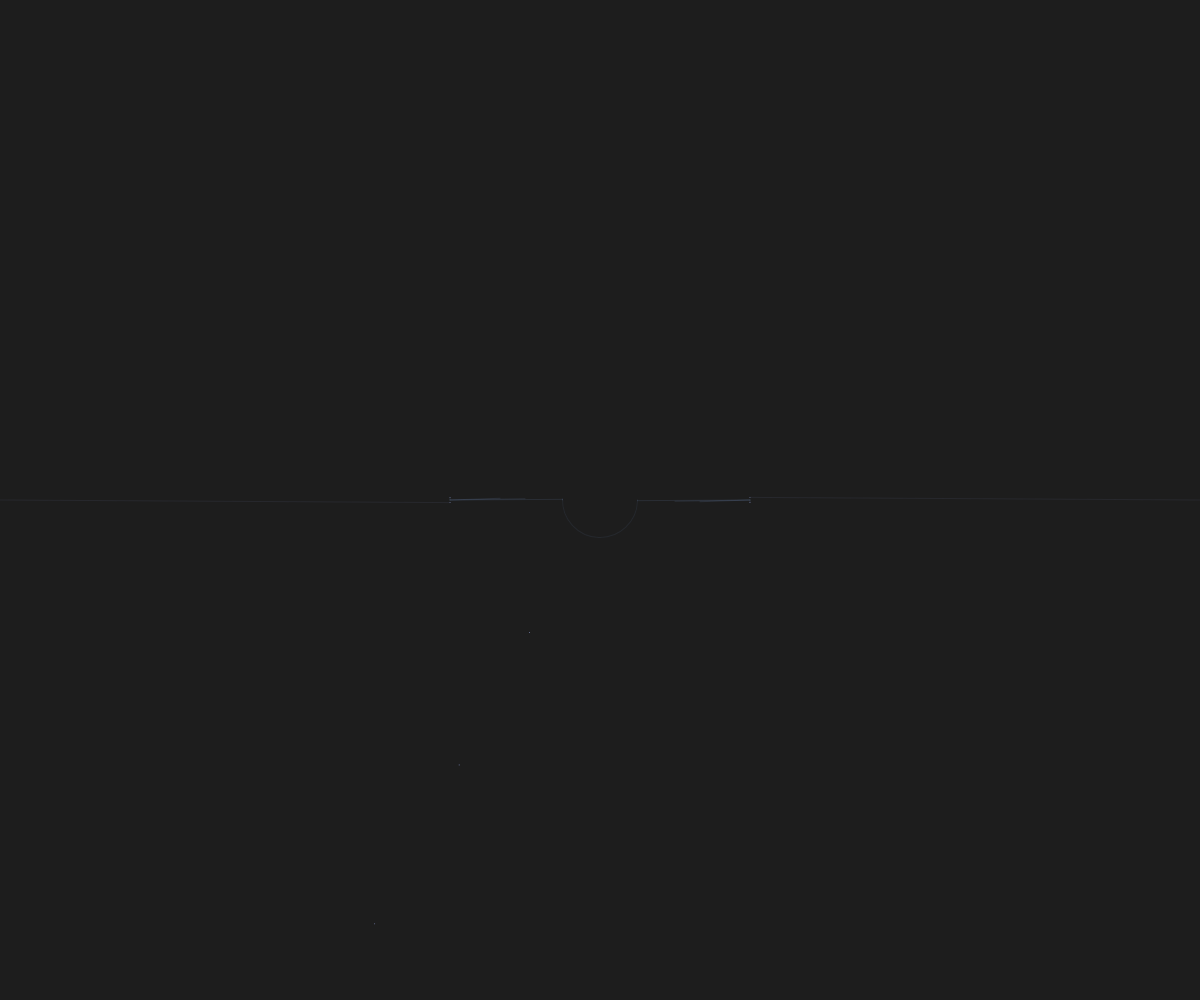
Frame 1 (no input)
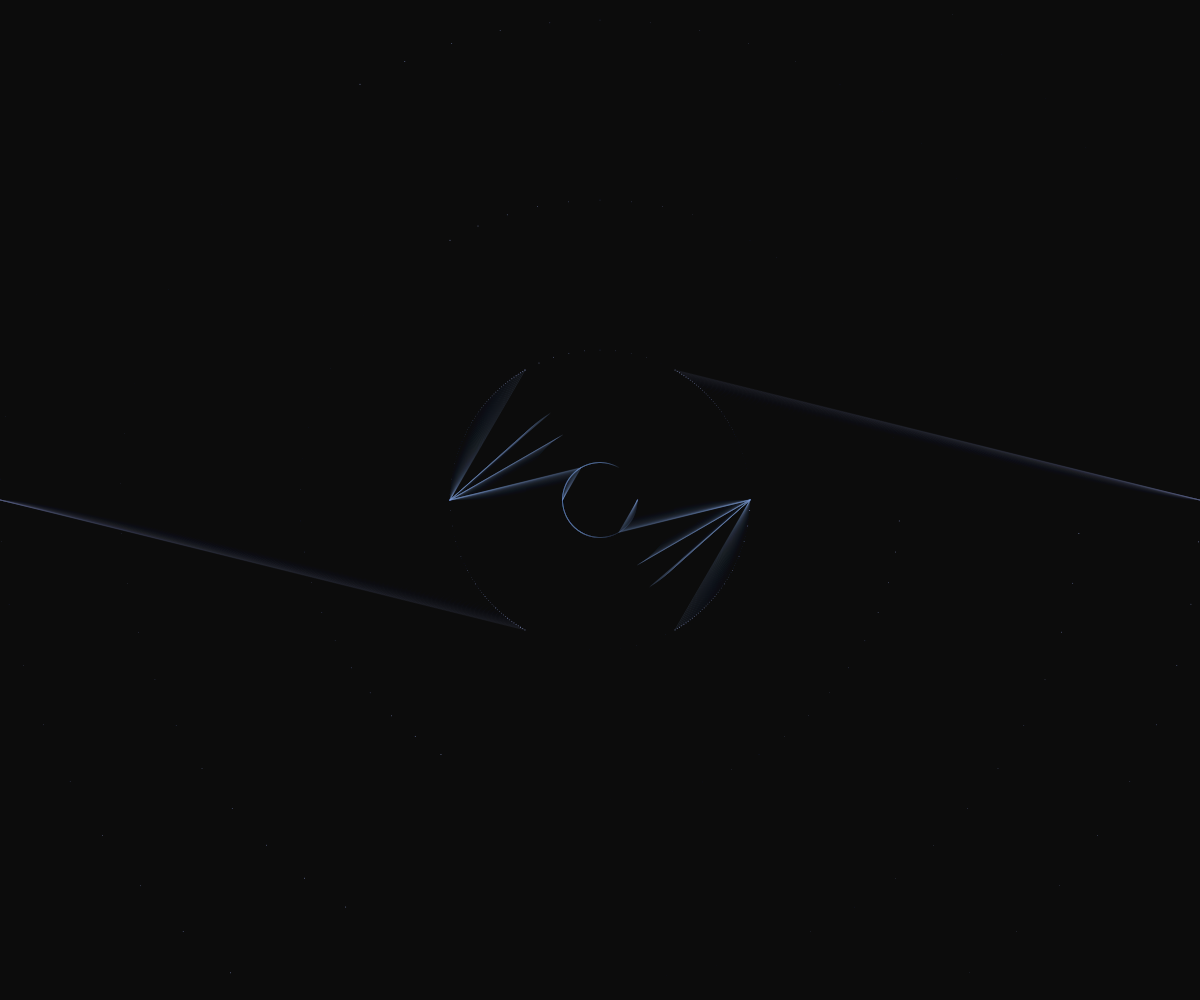
Frame 60 (no input)
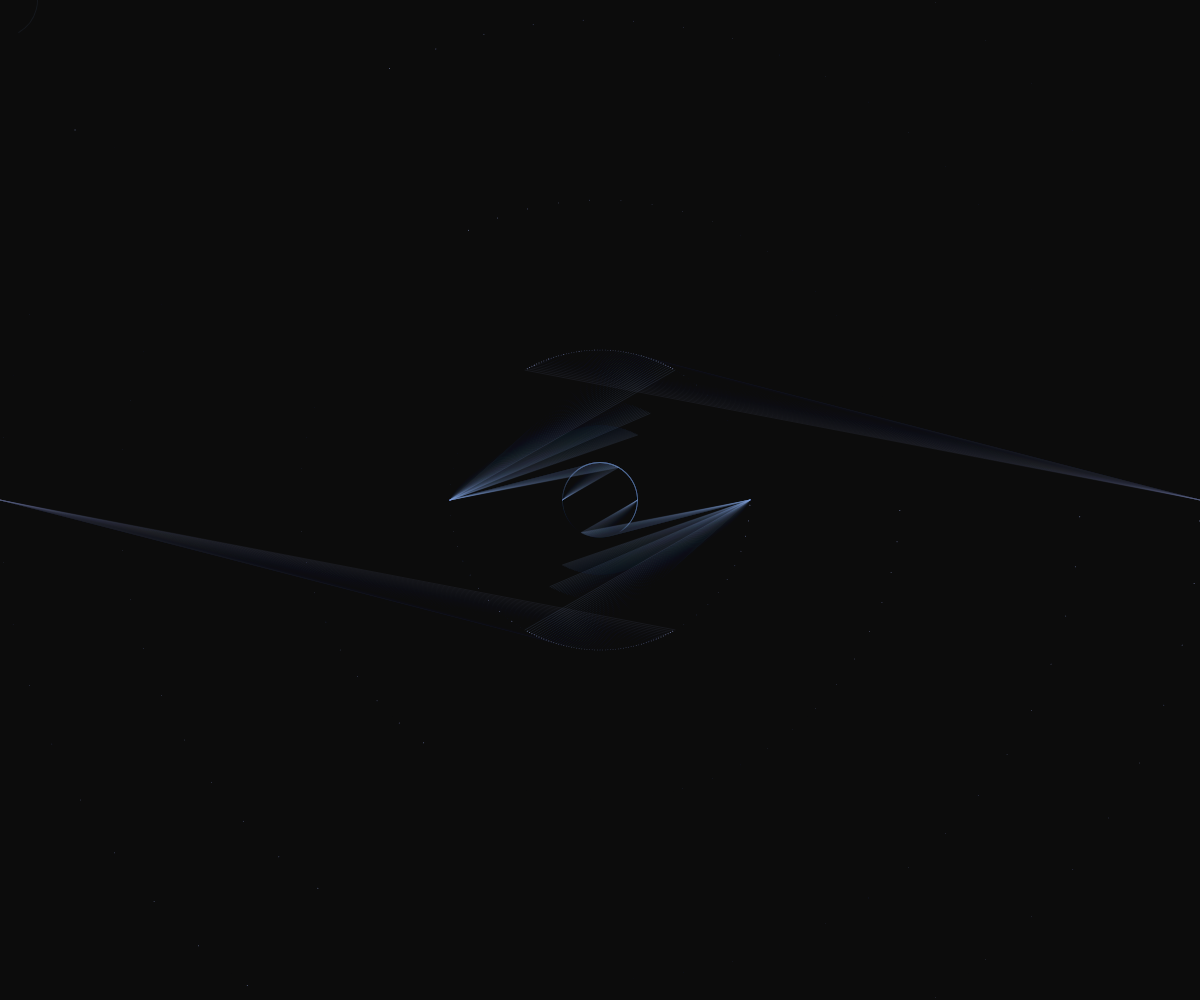
Frame 120 (the mouse pressed at the canvas centre since frame 60)

The p5.js sketch that drew these frames (run headless with seeded random() and noise() and a simulated clock; from frame 60 on, the mouse is pressed at the canvas centre):

// p5.js sketch
// ── sketch.js
function setup() {

createCanvas(windowWidth, windowHeight);
frameRate(30); //smoother animation
angleMode(DEGREES);
background(30);
}


function draw() {
background( 0 , 0 , 0 , 10 );

push()
translate(width/2,height/2); //positioning to the center of the canvas
stroke(134, 168, 231, 30);

//smaller rays --- actual assignment
line ( width / 32 , 0 , ( cos (frameCount * 1 ) * width / 32 ) , ( sin (frameCount * 1 ) * width / 32 ));
line ( width /-32 , 0 , ( cos (frameCount * 1 ) * width /-32 ) , ( sin (frameCount * 1 ) * width /-32 ));


//RAYS
  line (width /  8, 0 , (  cos (frameCount) * width / 8 ) , (  sin (frameCount) * width / 8 ));   //  counterclockwise
  line (width / -8, 0 , ( -cos (frameCount) * width / 8 ) , ( -sin (frameCount) * width / 8 ));  //  clockwise

  line (width / 8 , 0 , ( cos (frameCount) * width / 12 ) , ( sin  (frameCount) * width / 12 ))  //  counterclockwise
  line (width /-8 , 0 , (-cos (frameCount) * width / 12 ) , ( -sin (frameCount) * width / 12 )); //  clockwise


  line (width /-8 , 0 , (-cos (frameCount) * width / 16 ) , ( -sin (frameCount) * width / 16 )); //  counterclockwise
  line (width / 8 , 0 , ( cos (frameCount) * width / 16 ) , (  sin (frameCount) * width / 16 )); //  clockwise


  line (width / -8 , 0 , ( -cos (frameCount) * width / 32 ) , ( -sin (frameCount) * width / 32 ));   //  counterclockwise
  line (width / 8 , 0 ,  ( cos (frameCount) * width / 32 )  , (  sin (frameCount) * width / 32 ));   //  clockwise

//symmetric rays
stroke(113, 123, 164, 30);
    line(width/-2,0,(-cos (frameCount)*width/8),(sin (frameCount)*width/8));
    line(width/2,0,(cos (frameCount)*width/8),(-sin (frameCount)*width/8));

    if(frameCount == 120) {
      pop();
        }


fill(113, 123, 164);

//teeny-tiny stars
push()
    rotate(-frameCount* width/2);
    noStroke()

    ellipse((-cos (frameCount * 2) * width / - 8) , ( -sin (frameCount * 2 ) * width / 8 ), 1);
    ellipse((-cos (frameCount * 2) * width / - 4) , ( -sin (frameCount * 2 ) * width / 4 ), 1);
    ellipse((-cos (frameCount * 2) * width / - 2.5) ,( -sin (frameCount * 2 ) * width / 2.5 ), 1);
    ellipse((-cos (frameCount * 2) * width / - 2) , ( -sin (frameCount * 2 ) * width / 2 ), 1);

pop()


// dots going in circles
push()
    rotate(frameCount);
    noStroke()
    ellipse((-cos (frameCount * 2) * width / - 8),(-sin (frameCount * 2 )* width/ 8), 1);
    ellipse(( cos (frameCount * 2) * width / - 8),(sin (frameCount * 2 ) * width / 8), 1);
pop()

push()
    rotate(-frameCount);
    noStroke()
    ellipse((cos (frameCount * -2) * width / - 8),(sin (frameCount* 2)*width/ -8), 1);
    ellipse((-cos (frameCount * 2) * width / - 8),(-sin (frameCount* -2)*width/ 8), 1);
pop()

//center
push();
stroke(134, 168, 231, 20);

rotate(frameCount);
noFill();
arc( 0 ,0 , windowWidth/16 , windowWidth/16 , frameCount + 0 , frameCount+ 180, OPEN );

  pop();

}
